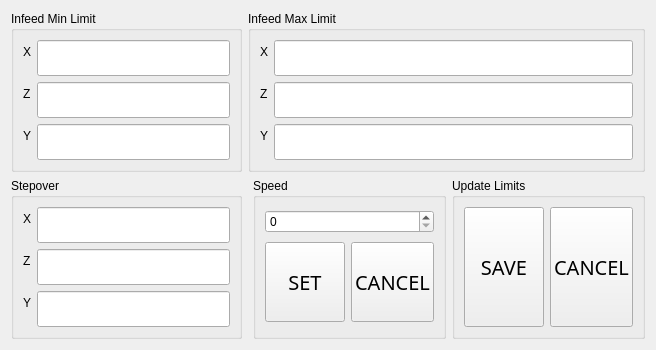
      <widget class="QWidget" name="tab_4">
       <attribute name="title">
        <string>Infeed</string>
       </attribute>
       <layout class="QGridLayout" name="gridLayout_5">
        <item row="0" column="0">
         <widget class="QGroupBox" name="groupBox_6">
          <property name="autoFillBackground">
           <bool>false</bool>
          </property>
          <property name="title">
           <string>Infeed Min Limit</string>
          </property>
          <layout class="QFormLayout" name="formLayout_6">
           <property name="fieldGrowthPolicy">
            <enum>QFormLayout::AllNonFixedFieldsGrow</enum>
           </property>
           <item row="0" column="0">
            <widget class="QLabel" name="label_18">
             <property name="toolTip">
              <string>AKA Table Left and Right</string>
             </property>
             <property name="text">
              <string>X</string>
             </property>
            </widget>
           </item>
           <item row="0" column="1">
            <widget class="QLineEdit" name="infeed_limit_min_x">
             <property name="font">
              <font>
               <family>Sans</family>
               <pointsize>15</pointsize>
               <weight>50</weight>
               <italic>false</italic>
               <bold>false</bold>
              </font>
             </property>
             <property name="text">
              <string/>
             </property>
             <property name="echoMode">
              <enum>QLineEdit::Password</enum>
             </property>
            </widget>
           </item>
           <item row="1" column="0">
            <widget class="QLabel" name="label_19">
             <property name="toolTip">
              <string>AKA Table In and Out</string>
             </property>
             <property name="text">
              <string>Z</string>
             </property>
            </widget>
           </item>
           <item row="1" column="1">
            <widget class="QLineEdit" name="infeed_limit_min_z">
             <property name="sizePolicy">
              <sizepolicy hsizetype="Expanding" vsizetype="Fixed">
               <horstretch>0</horstretch>
               <verstretch>0</verstretch>
              </sizepolicy>
             </property>
             <property name="font">
              <font>
               <family>Sans</family>
               <pointsize>15</pointsize>
               <weight>50</weight>
               <italic>false</italic>
               <bold>false</bold>
              </font>
             </property>
             <property name="text">
              <string/>
             </property>
             <property name="echoMode">
              <enum>QLineEdit::Password</enum>
             </property>
            </widget>
           </item>
           <item row="2" column="0">
            <widget class="QLabel" name="label_20">
             <property name="toolTip">
              <string>AKA Spindle Up and Down</string>
             </property>
             <property name="text">
              <string>Y</string>
             </property>
            </widget>
           </item>
           <item row="2" column="1">
            <widget class="QLineEdit" name="infeed_limit_min_y">
             <property name="font">
              <font>
               <family>Sans</family>
               <pointsize>15</pointsize>
               <weight>50</weight>
               <italic>false</italic>
               <bold>false</bold>
              </font>
             </property>
             <property name="text">
              <string/>
             </property>
             <property name="echoMode">
              <enum>QLineEdit::Password</enum>
             </property>
            </widget>
           </item>
          </layout>
         </widget>
        </item>
        <item row="0" column="1">
         <widget class="QGroupBox" name="groupBox_7">
          <property name="autoFillBackground">
           <bool>false</bool>
          </property>
          <property name="title">
           <string>Infeed Max Limit</string>
          </property>
          <layout class="QFormLayout" name="formLayout_7">
           <property name="fieldGrowthPolicy">
            <enum>QFormLayout::AllNonFixedFieldsGrow</enum>
           </property>
           <item row="0" column="0">
            <widget class="QLabel" name="label_21">
             <property name="toolTip">
              <string>AKA Table Left and Right</string>
             </property>
             <property name="text">
              <string>X</string>
             </property>
            </widget>
           </item>
           <item row="0" column="1">
            <widget class="QLineEdit" name="infeed_limit_min_x_2">
             <property name="font">
              <font>
               <family>Sans</family>
               <pointsize>15</pointsize>
               <weight>50</weight>
               <italic>false</italic>
               <bold>false</bold>
              </font>
             </property>
             <property name="text">
              <string/>
             </property>
             <property name="echoMode">
              <enum>QLineEdit::Password</enum>
             </property>
            </widget>
           </item>
           <item row="1" column="0">
            <widget class="QLabel" name="label_22">
             <property name="toolTip">
              <string>AKA Table In and Out</string>
             </property>
             <property name="text">
              <string>Z</string>
             </property>
            </widget>
           </item>
           <item row="1" column="1">
            <widget class="QLineEdit" name="infeed_limit_min_z_2">
             <property name="sizePolicy">
              <sizepolicy hsizetype="Expanding" vsizetype="Fixed">
               <horstretch>0</horstretch>
               <verstretch>0</verstretch>
              </sizepolicy>
             </property>
             <property name="font">
              <font>
               <family>Sans</family>
               <pointsize>15</pointsize>
               <weight>50</weight>
               <italic>false</italic>
               <bold>false</bold>
              </font>
             </property>
             <property name="text">
              <string/>
             </property>
             <property name="echoMode">
              <enum>QLineEdit::Password</enum>
             </property>
            </widget>
           </item>
           <item row="2" column="0">
            <widget class="QLabel" name="label_23">
             <property name="toolTip">
              <string>AKA Spindle Up and Down</string>
             </property>
             <property name="text">
              <string>Y</string>
             </property>
            </widget>
           </item>
           <item row="2" column="1">
            <widget class="QLineEdit" name="infeed_limit_min_y_2">
             <property name="font">
              <font>
               <family>Sans</family>
               <pointsize>15</pointsize>
               <weight>50</weight>
               <italic>false</italic>
               <bold>false</bold>
              </font>
             </property>
             <property name="text">
              <string/>
             </property>
             <property name="echoMode">
              <enum>QLineEdit::Password</enum>
             </property>
            </widget>
           </item>
          </layout>
         </widget>
        </item>
        <item row="1" column="0">
         <widget class="QGroupBox" name="groupBox_5">
          <property name="autoFillBackground">
           <bool>false</bool>
          </property>
          <property name="title">
           <string>Stepover</string>
          </property>
          <layout class="QFormLayout" name="formLayout_4">
           <item row="0" column="0">
            <widget class="QLabel" name="label_15">
             <property name="toolTip">
              <string>AKA Table Left and Right</string>
             </property>
             <property name="text">
              <string>X</string>
             </property>
            </widget>
           </item>
           <item row="0" column="1">
            <widget class="QLineEdit" name="stepover_x">
             <property name="font">
              <font>
               <family>Sans</family>
               <pointsize>15</pointsize>
               <weight>50</weight>
               <italic>false</italic>
               <bold>false</bold>
              </font>
             </property>
             <property name="text">
              <string/>
             </property>
             <property name="echoMode">
              <enum>QLineEdit::Password</enum>
             </property>
            </widget>
           </item>
           <item row="1" column="0">
            <widget class="QLabel" name="label_16">
             <property name="toolTip">
              <string>AKA Table In and Out</string>
             </property>
             <property name="text">
              <string>Z</string>
             </property>
            </widget>
           </item>
           <item row="1" column="1">
            <widget class="QLineEdit" name="stepover_z">
             <property name="sizePolicy">
              <sizepolicy hsizetype="Expanding" vsizetype="Fixed">
               <horstretch>0</horstretch>
               <verstretch>0</verstretch>
              </sizepolicy>
             </property>
             <property name="font">
              <font>
               <family>Sans</family>
               <pointsize>15</pointsize>
               <weight>50</weight>
               <italic>false</italic>
               <bold>false</bold>
              </font>
             </property>
             <property name="text">
              <string/>
             </property>
             <property name="echoMode">
              <enum>QLineEdit::Password</enum>
             </property>
            </widget>
           </item>
           <item row="2" column="0">
            <widget class="QLabel" name="label_17">
             <property name="toolTip">
              <string>AKA Spindle Up and Down</string>
             </property>
             <property name="text">
              <string>Y</string>
             </property>
            </widget>
           </item>
           <item row="2" column="1">
            <widget class="QLineEdit" name="stepover_y">
             <property name="font">
              <font>
               <family>Sans</family>
               <pointsize>15</pointsize>
               <weight>50</weight>
               <italic>false</italic>
               <bold>false</bold>
              </font>
             </property>
             <property name="text">
              <string/>
             </property>
             <property name="echoMode">
              <enum>QLineEdit::Password</enum>
             </property>
            </widget>
           </item>
          </layout>
         </widget>
        </item>
        <item row="1" column="1">
         <layout class="QHBoxLayout" name="horizontalLayout_7">
          <property name="leftMargin">
           <number>5</number>
          </property>
          <item>
           <widget class="QGroupBox" name="groupBox_10">
            <property name="title">
             <string>Speed</string>
            </property>
            <layout class="QVBoxLayout" name="verticalLayout_4">
             <item>
              <widget class="QSpinBox" name="infeed_speed"/>
             </item>
             <item>
              <layout class="QHBoxLayout" name="horizontalLayout_8">
               <item>
                <widget class="QPushButton" name="save_infeed_speed">
                 <property name="sizePolicy">
                  <sizepolicy hsizetype="Minimum" vsizetype="Minimum">
                   <horstretch>0</horstretch>
                   <verstretch>0</verstretch>
                  </sizepolicy>
                 </property>
                 <property name="maximumSize">
                  <size>
                   <width>166</width>
                   <height>80</height>
                  </size>
                 </property>
                 <property name="font">
                  <font>
                   <family>Sans</family>
                   <pointsize>15</pointsize>
                   <weight>50</weight>
                   <italic>false</italic>
                   <bold>false</bold>
                  </font>
                 </property>
                 <property name="text">
                  <string>SET</string>
                 </property>
                 <property name="checkable">
                  <bool>true</bool>
                 </property>
                </widget>
               </item>
               <item>
                <widget class="QPushButton" name="cancel_edit_infeed_speed">
                 <property name="sizePolicy">
                  <sizepolicy hsizetype="Minimum" vsizetype="Minimum">
                   <horstretch>0</horstretch>
                   <verstretch>0</verstretch>
                  </sizepolicy>
                 </property>
                 <property name="maximumSize">
                  <size>
                   <width>120</width>
                   <height>80</height>
                  </size>
                 </property>
                 <property name="font">
                  <font>
                   <family>Sans</family>
                   <pointsize>15</pointsize>
                   <weight>50</weight>
                   <italic>false</italic>
                   <bold>false</bold>
                  </font>
                 </property>
                 <property name="text">
                  <string>CANCEL</string>
                 </property>
                 <property name="checkable">
                  <bool>true</bool>
                 </property>
                </widget>
               </item>
              </layout>
             </item>
            </layout>
           </widget>
          </item>
          <item>
           <widget class="QGroupBox" name="groupBox_8">
            <property name="title">
             <string>Update Limits</string>
            </property>
            <layout class="QHBoxLayout" name="horizontalLayout_5">
             <item>
              <widget class="QPushButton" name="save_infeed">
               <property name="sizePolicy">
                <sizepolicy hsizetype="Minimum" vsizetype="Minimum">
                 <horstretch>0</horstretch>
                 <verstretch>0</verstretch>
                </sizepolicy>
               </property>
               <property name="maximumSize">
                <size>
                 <width>120</width>
                 <height>120</height>
                </size>
               </property>
               <property name="font">
                <font>
                 <family>Sans</family>
                 <pointsize>15</pointsize>
                 <weight>50</weight>
                 <italic>false</italic>
                 <bold>false</bold>
                </font>
               </property>
               <property name="text">
                <string>SAVE</string>
               </property>
               <property name="checkable">
                <bool>true</bool>
               </property>
              </widget>
             </item>
             <item>
              <widget class="QPushButton" name="cancel_edit_infeed">
               <property name="sizePolicy">
                <sizepolicy hsizetype="Minimum" vsizetype="Minimum">
                 <horstretch>0</horstretch>
                 <verstretch>0</verstretch>
                </sizepolicy>
               </property>
               <property name="maximumSize">
                <size>
                 <width>120</width>
                 <height>120</height>
                </size>
               </property>
               <property name="font">
                <font>
                 <family>Sans</family>
                 <pointsize>15</pointsize>
                 <weight>50</weight>
                 <italic>false</italic>
                 <bold>false</bold>
                </font>
               </property>
               <property name="text">
                <string>CANCEL</string>
               </property>
               <property name="checkable">
                <bool>true</bool>
               </property>
              </widget>
             </item>
            </layout>
           </widget>
          </item>
         </layout>
        </item>
       </layout>
      </widget>
